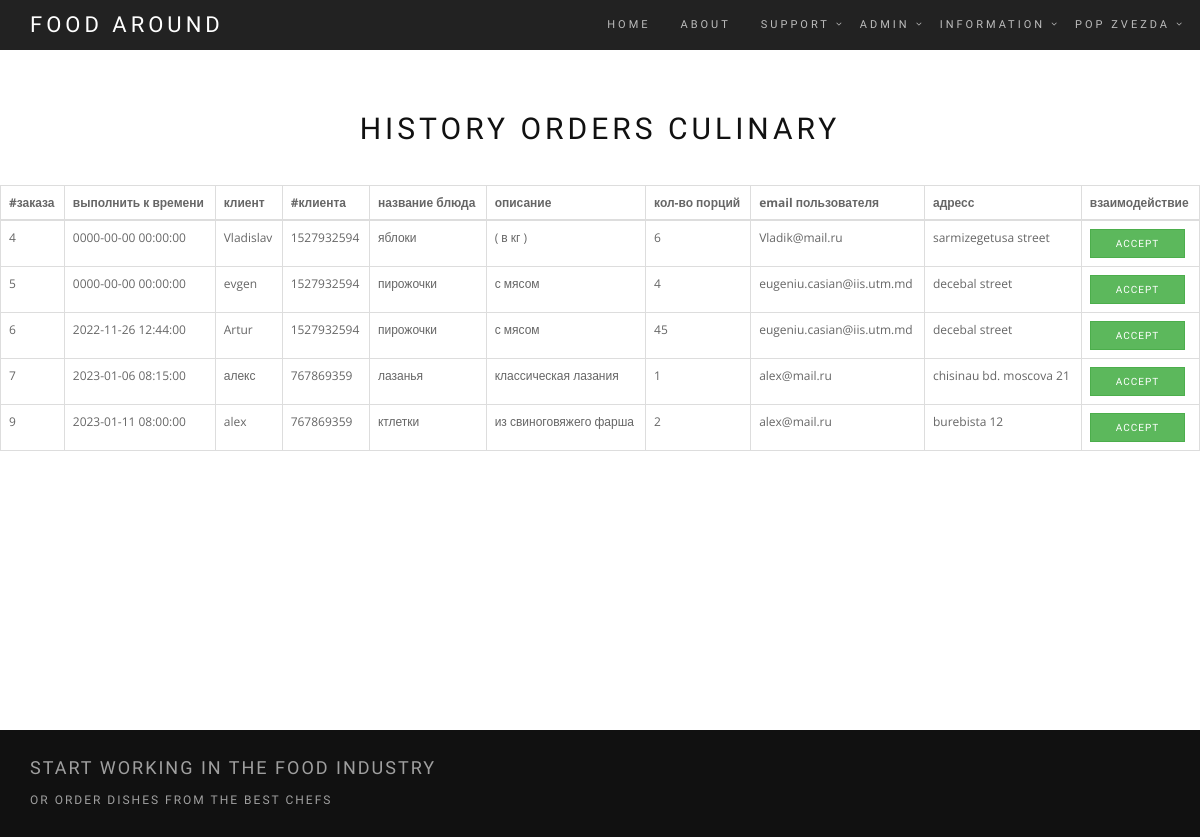
The page /order_table.php (signed in) on the database as committed earlier.
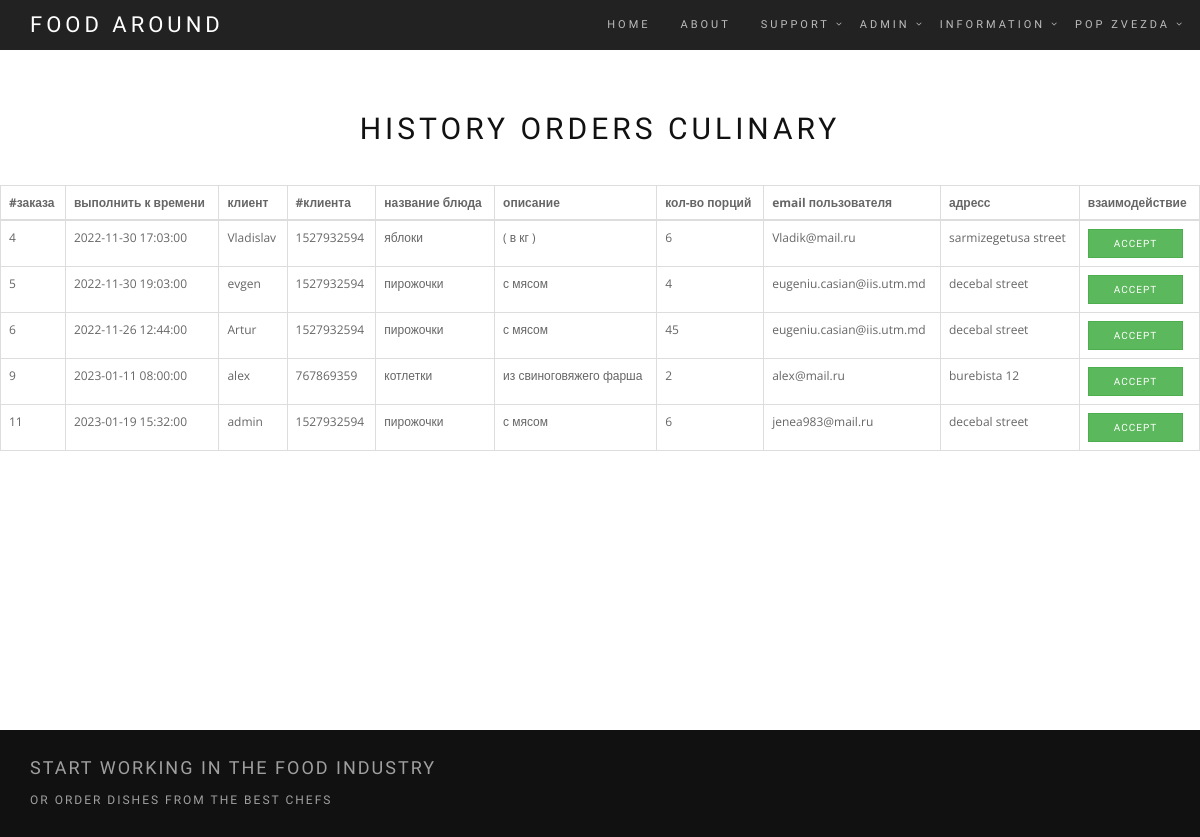
The same page on the database as committed later.
### tables this page shows
CREATE TABLE `orders` (
  `id_order` int(11) NOT NULL,
  `time_date` timestamp NOT NULL DEFAULT current_timestamp(),
  `name` varchar(255) NOT NULL,
  `from_id` int(255) NOT NULL,
  `product` varchar(255) NOT NULL,
  `description` varchar(255) NOT NULL,
  `count` int(255) NOT NULL,
  `email` varchar(255) NOT NULL,
  `address` varchar(255) NOT NULL,  
  `accepted` int(255) DEFAULT NULL
);

### order_table.php (the view, shortened to what this page needs)
<!DOCTYPE html>
<html lang="en-US" dir="ltr">
  <body data-spy="scroll" data-target=".onpage-navigation" data-offset="60">
    <main>
      <?php include_once "includes/nav.php"; ?>
      <br> <br> <br> <br> <br>
      <?php
      $sql = mysqli_query($conn, "SELECT * FROM orders WHERE accepted=0");
      ?>
      <div class="row">
          <div class="col-sm-6 col-sm-offset-3">
              <h2 class="module-title font-alt">history Orders culinary</h2>
          </div>
      </div>
      <table class="table table-bordered" , class="table table-striped">
        <thead>
          <tr>
            <th>#заказа</th>
            <th>выполнить к времени</th>
            <th>клиент</th>
            <th>#клиента</th>
            <th>название блюда</th>
            <th>описание</th>
            <th>кол-во порций</th>
            <th>email пользователя</th>
            <th>адресс</th>
            <th>взаимодействие</th>
          </tr>
        </thead>
        <tbody>
          <?php foreach ($sql as $row): ?>
          <tr>
            <td><?php echo $row['id_order']; ?></td>
            <td><?php echo $row['time_date']; ?></td>
            <td><?php echo $row['name']; ?></td>
            <td><?php echo $row['from_id']; ?></td>
            <td><?php echo $row['product']; ?></td>
            <td><?php echo $row['description']; ?></td>
            <td><?php echo $row['count']; ?></td>
            <td><?php echo $row['email']; ?></td>
            <td><?php echo $row['address']; ?></td>
            <td>
              <a class='btn btn-success btn-sm accept' href="assets/php/accept_order.php?id_order=<?php echo $row['id_order']; ?>"> Accept</a>
            </td>
          </tr>
          <?php endforeach; ?>
        </tbody>
      </table>
<br> <br> <br> <br> <br> <br> <br> <br> <br> <br><br> <br>
    </main>
  </body>
</html>

Rows that differ between the two databases and show on the page:
no longer on this page (row edited): orders: id_order "7", time_date "2023-01-06 08:15:00", name "алекс", from "767869359", product "лазанья", description "классическая лазания", count "1", email "alex@mail.ru", address "chisinau bd. moscova 21"
changed orders "Vladislav": time_date "0000-00-00 00:00:00" → "2022-11-30 17:03:00"
changed orders "evgen": time_date "0000-00-00 00:00:00" → "2022-11-30 19:03:00"
changed orders "alex": product "ктлетки" → "котлетки"
added orders: id_order "11", time_date "2023-01-19 15:32:00", name "admin", from "1527932594", product "пирожочки", description "с мясом", count "6", email "jenea983@mail.ru", address "decebal street"
